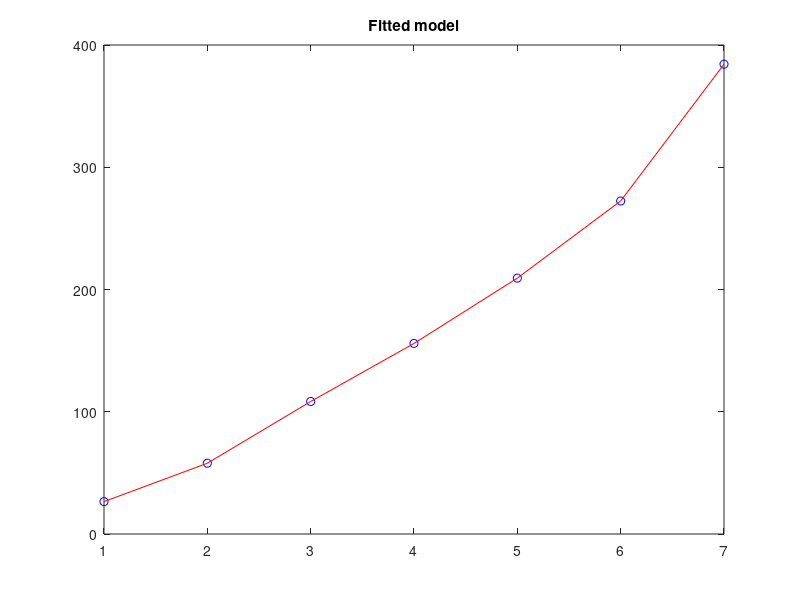

MATLAB code to generate this figure:
 close all; clc; 
 
X = [2.1 10.4
4.3 15.5
7.0 21.0
9.1 24.9
10.5 30.3
12.7 33.8
15.2 41.4];
y = [26.5 57.9 108.4 155.9 209.3 272.4 384.3]';
n = length(y); % number of data points
% constructing the design matrix
X2 = [ones(n,1) X X(:,1).*X(:,2)];
b = X2 \ y; % LSQ fit
yfit = X2 * b; % model response
% visualizing the fit
plot(1:n,y,'ob',1:n,yfit, 'r'); title('Fitted model');